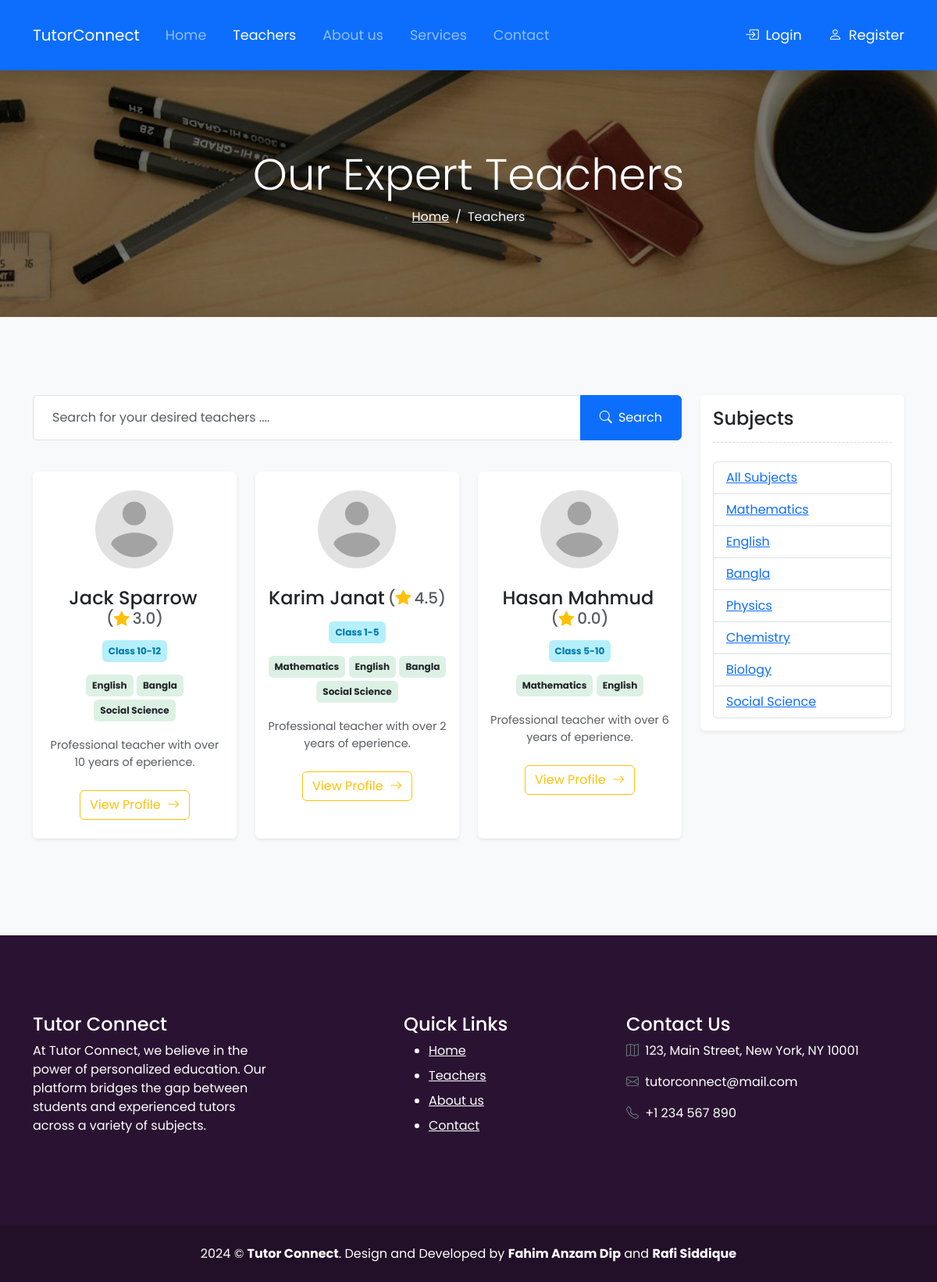
The app's page /teachers.php with its own data.
### tables this page shows
CREATE TABLE `teachers` (
  `id` bigint NOT NULL,
  `user_id` bigint NOT NULL,
  `address` text,
  `image` varchar(255) DEFAULT NULL,
  `short_description` text,
  `description` longtext,
  `class` varchar(255) DEFAULT NULL,
  `featured` tinyint(1) NOT NULL DEFAULT '0',
  `approved` tinyint(1) NOT NULL DEFAULT '0'
);

CREATE TABLE `users` (
  `id` bigint NOT NULL,
  `name` varchar(255) NOT NULL,
  `username` varchar(255) NOT NULL,
  `email` varchar(255) NOT NULL,
  `mobile` varchar(255) DEFAULT NULL,
  `password` varchar(255) NOT NULL,
  `role` varchar(255) DEFAULT NULL,
  `avatar` varchar(255) DEFAULT NULL
);

CREATE TABLE `subjects` (
  `id` bigint NOT NULL,
  `subject_name` varchar(255) NOT NULL
);

### teachers.php (the view, shortened to what this page needs)
<?php include 'includes/header.php'; ?>
<?php
if (isset($_GET['subject'])) {
    $subject_id = $_GET['subject'];
    $query = "SELECT teachers.id AS teacher_id, teachers.*, users.* FROM teachers JOIN users ON teachers.user_id = users.id JOIN teacher_subjects ON teachers.id = teacher_subjects.teacher_id WHERE teacher_subjects.subject_id = $subject_id AND teachers.approved = 1";
} else {
    $query = "SELECT teachers.id AS teacher_id, teachers.*, users.* FROM teachers JOIN users ON teachers.user_id = users.id
        WHERE teachers.approved = 1";
}
$result = mysqli_query($connection, $query);
$teachers = mysqli_fetch_all($result, MYSQLI_ASSOC);
?>
<section class="breadcrumb-section section-padding text-center breadcrumb-bg">
    <div class="container">
        <div class="row">
            <div class="col-md-12">
                <h2 class="breadcrumb-title display-4">Our Expert Teachers</h2>
                <nav>
                    <ol class="breadcrumb
                        justify-content-center">
                        <li class="breadcrumb-item">
                            <a href="index.php">Home</a>
                        </li>
                        <li class="breadcrumb-item active">Teachers</li>
                    </ol>
                </nav>
            </div>
        </div>
    </div>
</section>
<section class="teachers section-padding bg-light">
    <div class="container">
        <div class="row">
            <div class="col-md-9">
                <div class="row mb-4">
                    <div class="col-md-12">
                        <form action="teachers.php" method="GET">
                            <div class="input-group mb-3">
                                <input type="text" class="form-control py-3 px-4"
                                       placeholder="Search for your desired teachers ...." name="search"
                                        value="<?= isset($_GET['search']) ? $_GET['search'] : '' ?>">
                                <button class="btn btn-primary py-3 px-4" type="submit">
                                    <i class="bi bi-search me-1"></i>
                                    Search
                                </button>
                            </div>
                        </form>
                    </div>
                </div>
                <div class="row">
                    <?php foreach ($teachers as $teacher): ?>
                        <div class="col-md-4 mb-4">
                            <div class="card border-0 shadow-sm h-100">
                                <div class="card-body py-4">
                                    <div class="teacher-image d-flex justify-content-center mb-4">
                                        <?php if ($teacher['image']): ?>
                                            <img style="width: 100px;height: 100px;" src="uploads/<?= $teacher['image'] ?>"
                                                 alt="Teacher"
                                                 class="img-fluid rounded-circle">
                                        <?php else: ?>
                                            <img style="width: 100px;height: 100px;" src="images/person_placeholder.png"
                                                 alt="Teacher"
                                                 class="img-fluid rounded-circle">
                                        <?php endif; ?>
                                    </div>
                                    <h4 class="teacher-name mb-3 text-center d-flex align-items-center justify-content-center flex-wrap">
                                        <span class="me-1"><?= $teacher['name'] ?></span>
                                        <?php
                                        $teacher_id = $teacher['teacher_id'];
                                        $query = "SELECT AVG(rating) AS rating FROM reviews WHERE teacher_id = $teacher_id";
                                        $result = mysqli_query($connection, $query);
                                        $rating = mysqli_fetch_assoc($result);
                                        ?>
                                        <span style="font-size: 20px;" class="text-muted">
                                            (<i class="bi bi-star-fill text-warning"></i><span class="ms-1"><?= isset($rating['rating']) ? number_format($rating['rating'], 1) : number_format(0, 1) ?></span>)
                                        </span>
                                    </h4>
                                    <div class="teacher-class mb-3 text-center">
                                        <span class="badge bg-info p-2"><?= $teacher['class'] ?></span>
                                    </div>
                                    <div class="teacher-skills mb-3 text-center">
                                        <?php
                                        $teacher_id = $teacher['teacher_id'];
                                        $query = "SELECT subjects.subject_name FROM teacher_subjects JOIN subjects ON teacher_subjects.subject_id = subjects.id WHERE teacher_subjects.teacher_id = $teacher_id";
                                        $result = mysqli_query($connection, $query);
                                        $subjects = mysqli_fetch_all($result, MYSQLI_ASSOC);
                                        ?>
                                        <?php foreach ($subjects as $subject): ?>
                                            <span class="badge bg-light text-dark p-2 mb-1"><?= $subject['subject_name'] ?></span>
                                        <?php endforeach; ?>
                                    </div>
                                    <div class="short-bio mb-4 text-center">
                                        <p class="text-muted">
                                            <?= $teacher['short_description'] ?>
                                        </p>
                                    </div>
                                    <div class="d-flex justify-content-center">
                                        <a href="teacher_detail.php?id=<?= $teacher['teacher_id'] ?>" class="btn btn-outline-warning">
                                            View Profile
                                            <i class="bi bi-arrow-right ms-1"></i>
                                        </a>
                                    </div>
                                </div>
                            </div>
                        </div>
                    <?php endforeach; ?>
                </div>
            </div>
            <div class="col-md-3">
                <div class="row">
                    <div class="col-md-12">
                        <div class="card border-0 shadow-sm">
                            <div class="card-body">
                                <h4 class="card-title
                                    mb-4 pb-3" style="border-bottom: 1px dashed #ddd;">Subjects</h4>
                                <ul class="list-group">
                                    <li class="list-group-item list-group-item-action">
                                        <a href="teachers.php">
                                            All Subjects
                                        </a>
                                    </li>
                                    <?php
                                    $query = "SELECT * FROM subjects";
                                    $result = mysqli_query($connection, $query);
                                    $subjects = mysqli_fetch_all($result, MYSQLI_ASSOC);
                                    ?>
                                    <?php foreach ($subjects as $subject): ?>
                                        <li class="list-group-item list-group-item-action">
                                            <a href="teachers.php?subject=<?= $subject['id'] ?>">
                                                <?= $subject['subject_name'] ?>
                                            </a>
                                        </li>
                                    <?php endforeach; ?>
                                </ul>
                            </div>
                        </div>
                    </div>
                </div>
            </div>
</section>
<?php include 'includes/footer.php'; ?>

### css/style.css (style rules this page uses)
body { font-family: "Poppins", sans-serif; }
.section-padding { padding-top: 100px; padding-bottom: 100px; }
.breadcrumb-bg { background-image: linear-gradient(rgba(0, 0, 0, 0.5), rgba(0, 0, 0, 0.5)), url("../images/breadcrumb_background.jpg"); background-size: cover; background-position: center; background-repeat: no-repeat; background-attachment: fixed; }
.breadcrumb-item a { color: #fff; }
.breadcrumb-item+.breadcrumb-item::before { float: left; padding-right: var(--bs-breadcrumb-item-padding-x); color: #fff; content: var(--bs-breadcrumb-divider, "/"); }
.breadcrumb-item.active { color: #f3f3ff; }
.breadcrumb-title { color: #fff; }
.teacher-skills .badge { background-color: #dcf1e4 !important; color: #0c622e; font-size: 12px; }
.teacher-class .badge { background-color: rgba(13, 202, 240, 0.3) !important; color: #0079af; font-size: 12px; }
.short-bio { font-size: 0.9rem; }

### records on screen
teachers: image (placeholder picture), user.name "Jack Sparrow", rating "3.0", class "Class 10-12", short_description "Professional teacher with over 10 years of eperience."
subjects: subject_name "English"
subjects: subject_name "Bangla"
subjects: subject_name "Social Science"
teachers: user.name "Karim Janat", rating "4.5", class "Class 1-5", short_description "Professional teacher with over 2 years of eperience."
subjects: subject_name "Mathematics"
teachers: user.name "Hasan Mahmud", class "Class 5-10", short_description "Professional teacher with over 6 years of eperience."
subjects: subject_name "Physics"
subjects: subject_name "Chemistry"
subjects: subject_name "Biology"
